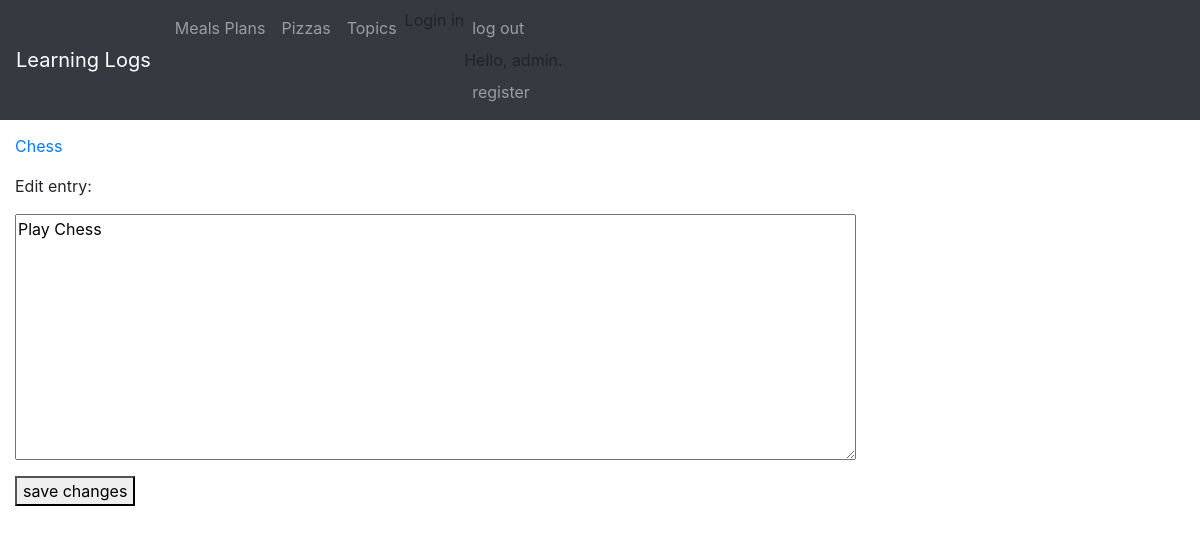
The app's page /edit_entry/1/ (signed in), older data.
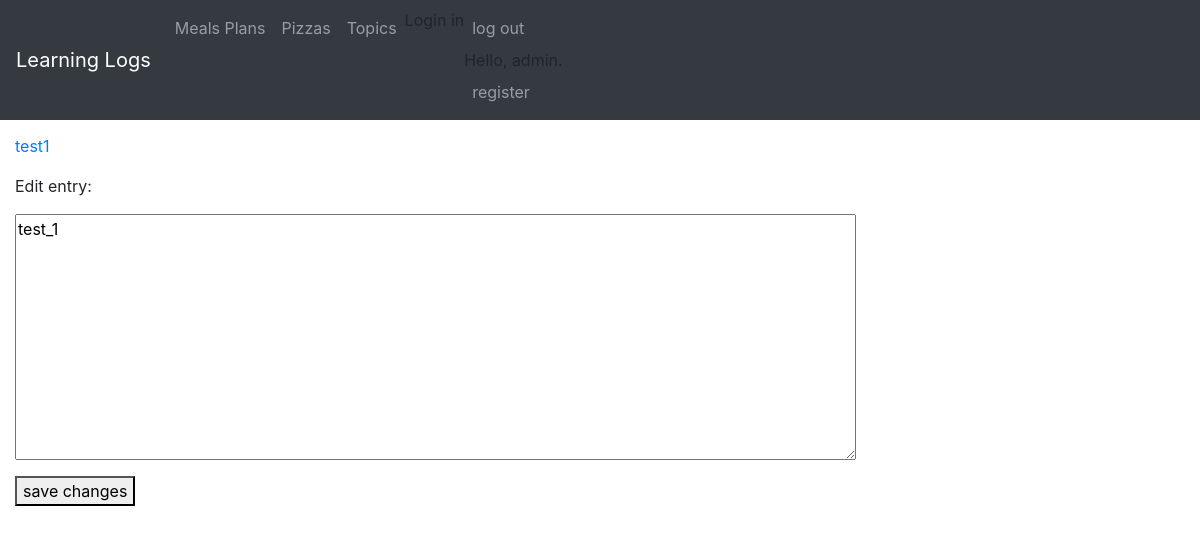
The same page, newer data.
### learning_logs/models.py (models this page shows, shortened)
class Topic(models.Model):
	text = models.CharField(max_length=200)
	date_added = models.DateTimeField(auto_now_add=True)
	owner = models.ForeignKey(User, on_delete=models.CASCADE)
	def __str__(self):
		return self.text

class Entry(models.Model):
	topic = models.ForeignKey(Topic, on_delete=models.CASCADE)
	text = models.TextField()
	date_added = models.DateTimeField(auto_now_add=True)
	class Meta:
		verbose_name_plural = 'entries'

### learning_logs/views.py (the view)
# urls.py: re_path(r'^edit_entry/(?P<entry_id>\d+)/$', views.edit_entry, name='edit_entry'),
@login_required
def edit_entry(request, entry_id):
	entry = Entry.objects.get(id=entry_id)
	topic = entry.topic
	if topic.owner != request.user:
		raise Http404
	if request.method != 'POST':
		form = EntryForm(instance=entry)
	else:
		form = EntryForm(instance=entry, data=request.POST)
		if form.is_valid():
			form.save()
			return HttpResponseRedirect(reverse('topic', args=[topic.id]))
	context = {'entry':entry, 'topic': topic, 'form': form}
	return render(request, 'learning_logs/edit_entry.html', context)

### learning_logs/forms.py
class EntryForm(forms.ModelForm):
	class Meta:
		model = Entry
		fields = ['text']
		labels = {'text': ''}
		widgets = {'text': forms.Textarea(attrs={'cols':80})}

### learning_logs/templates/learning_logs/edit_entry.html (shortened to what this page needs)
{% extends 'learning_logs/base.html' %}
{% block content %}
	<p><a href="{% url 'topic' topic.id %}">{{ topic }}</a></p>
	<p>Edit entry:</p>
	<form action="{% url 'edit_entry' entry.id %}" method="post">
		{{ form.as_p }}
		<button name='submit'> save changes</button>
	</form>
{% endblock content %}

Row changes from the older to the newer data that the page shows:
changed Topic: text "Chess" → "test1"
changed Entry: text "Play Chess" → "test_1"
